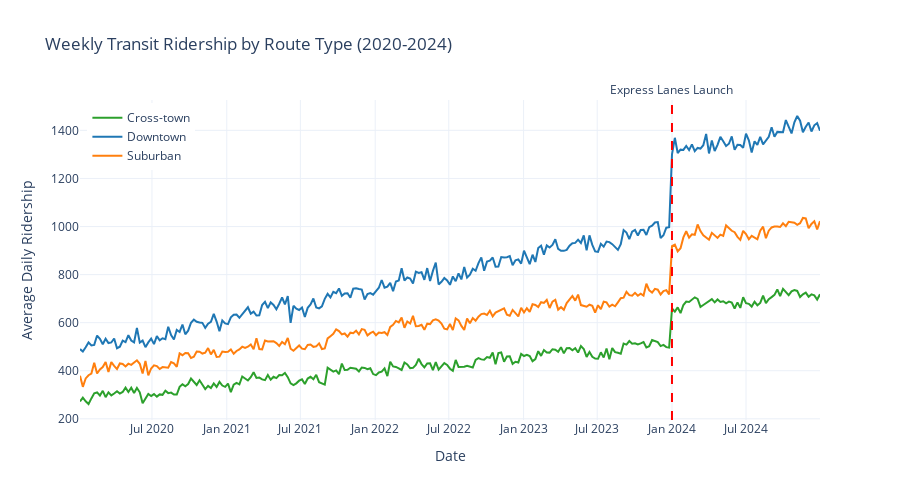

This figure's notebook cell:
### Markdown cell above
---
## 2. Time Series Overview

Visual inspection of ridership patterns across the full observation period. The vertical line marks the January 2024 express lane intervention.

### Code cell
fig = go.Figure()

for route in df['route_type'].unique():
    route_data = df[df['route_type'] == route].sort_values('date')
    
    fig.add_trace(go.Scatter(
        x=route_data['date'],
        y=route_data['avg_ridership'],
        mode='lines',
        name=route,
        line=dict(color=ROUTE_COLORS[route], width=2),
        hovertemplate='<b>%{fullData.name}</b><br>Date: %{x|%Y-%m-%d}<br>Ridership: %{y:.0f}<extra></extra>'
    ))

# Add intervention line
fig.add_vline(
    x=INTERVENTION_DATE.timestamp() * 1000,
    line_dash="dash",
    line_color="red",
    annotation_text="Express Lanes Launch",
    annotation_position="top"
)

fig.update_layout(
    title='Weekly Transit Ridership by Route Type (2020-2024)',
    xaxis_title='Date',
    yaxis_title='Average Daily Ridership',
    height=500,
    hovermode='x unified',
    legend=dict(yanchor="top", y=0.99, xanchor="left", x=0.01)
)

fig.show()
fig.write_image(f"{fig_output_dir}/01_full_time_series.png", scale=2)

print("\nInitial Observations:")
print("- All routes show positive pre-intervention trends")
print("- Visual evidence of level increase at intervention (Jan 2024)")
print("- Route types maintain distinct baseline levels throughout period")
print("- No obvious structural breaks or anomalies in pre-period")

### Figure 1 — Plotly figure (JSON) as saved in the notebook; plotly's stock layout.template omitted (floating-point values rounded to 4 significant figures; data arrays with more than 128 entries replaced by an {"elided": "..."} marker saying what was removed)
{"data": [{"hovertemplate": "<b>%{fullData.name}</b><br>Date: %{x|%Y-%m-%d}<br>Ridership: %{y:.0f}<extra></extra>", "line": {"color": "#2ca02c", "width": 2}, "mode": "lines", "name": "Cross-town", "type": "scatter", "x": {"elided": "261 str values"}, "y": {"elided": "261 float values"}}, {"hovertemplate": "<b>%{fullData.name}</b><br>Date: %{x|%Y-%m-%d}<br>Ridership: %{y:.0f}<extra></extra>", "line": {"color": "#1f77b4", "width": 2}, "mode": "lines", "name": "Downtown", "type": "scatter", "x": {"elided": "261 str values"}, "y": {"elided": "261 float values"}}, {"hovertemplate": "<b>%{fullData.name}</b><br>Date: %{x|%Y-%m-%d}<br>Ridership: %{y:.0f}<extra></extra>", "line": {"color": "#ff7f0e", "width": 2}, "mode": "lines", "name": "Suburban", "type": "scatter", "x": {"elided": "261 str values"}, "y": {"elided": "261 float values"}}], "layout": {"annotations": [{"showarrow": false, "text": "Express Lanes Launch", "x": 1704063600000, "xanchor": "center", "xref": "x", "y": 1, "yanchor": "bottom", "yref": "y domain"}], "height": 500, "hovermode": "x unified", "legend": {"x": 0.01, "xanchor": "left", "y": 0.99, "yanchor": "top"}, "shapes": [{"line": {"color": "red", "dash": "dash"}, "type": "line", "x0": 1704063600000, "x1": 1704063600000, "xref": "x", "y0": 0, "y1": 1, "yref": "y domain"}], "title": {"text": "Weekly Transit Ridership by Route Type (2020-2024)"}, "xaxis": {"title": {"text": "Date"}}, "yaxis": {"title": {"text": "Average Daily Ridership"}}}}
